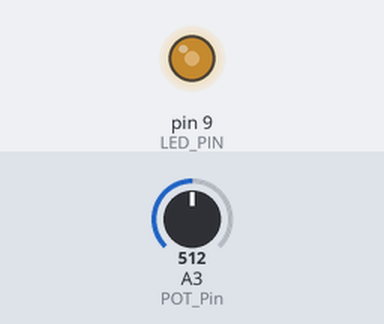
Recording of a sketch running on a simulated Arduino Uno, built with avr-gcc and run on an emulated ATmega328P. Shown: output pins drawn as LEDs (lit = HIGH). Inputs (shaded band) come from the test bench; at power-on: A3 (POT_Pin) = 512.

Above: at 1.2 s.
1.3 s: A3 (POT_Pin) set to 716
At 2.5 s:
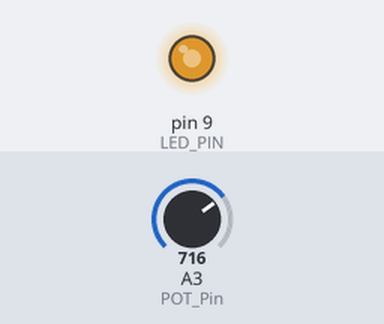
2.8 s: A3 (POT_Pin) set to 900
At 3.7 s:
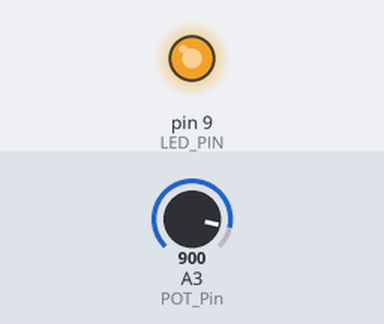
4.3 s: A3 (POT_Pin) set to 122
At 4.8 s:
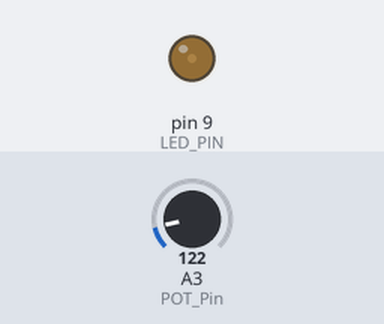
5.8 s: A3 (POT_Pin) set to 0
At 7.0 s:
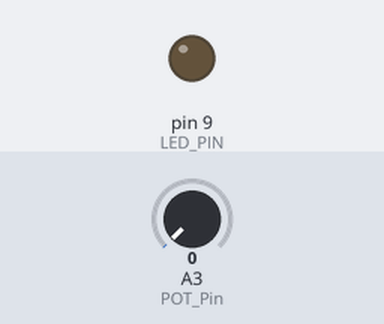
7.3 s: A3 (POT_Pin) set to 511
At 8.3 s:
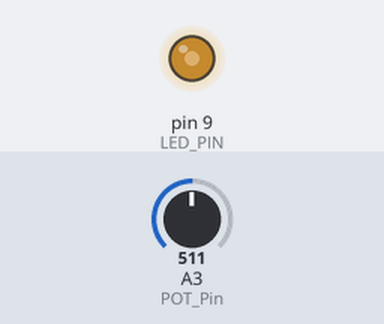
Timing chart, 0 to 9.8 s (numbered marks = the images above; inputs shaded):
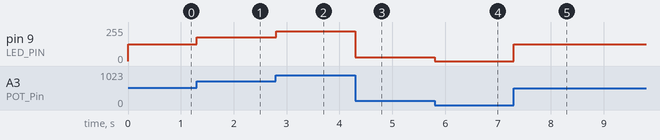

Measured:
- after the input at 1.3 s, pin 9 (LED_PIN): 127/255 → 178/255 at once
- after the input at 2.8 s, pin 9 (LED_PIN): 178/255 → 224/255 at once
- after the input at 4.3 s, pin 9 (LED_PIN): 224/255 → 30/255 at once
- after the input at 5.8 s, pin 9 (LED_PIN): 30/255 → 0/255 at once
- after the input at 7.3 s, pin 9 (LED_PIN): 0/255 → 127/255 at once

The sketch:

POT_LED.ino
```cpp
#define POT_Pin A3
#define LED_PIN 9
int potVal = 0;

void setup() {
  // put your setup code here, to run once:
  pinMode(LED_PIN,OUTPUT);
}

void loop() {
  // put your main code here, to run repeatedly:
  potVal = analogRead(POT_Pin);
  analogWrite(LED_PIN,map(potVal,0,1023,0,255));
}
```
